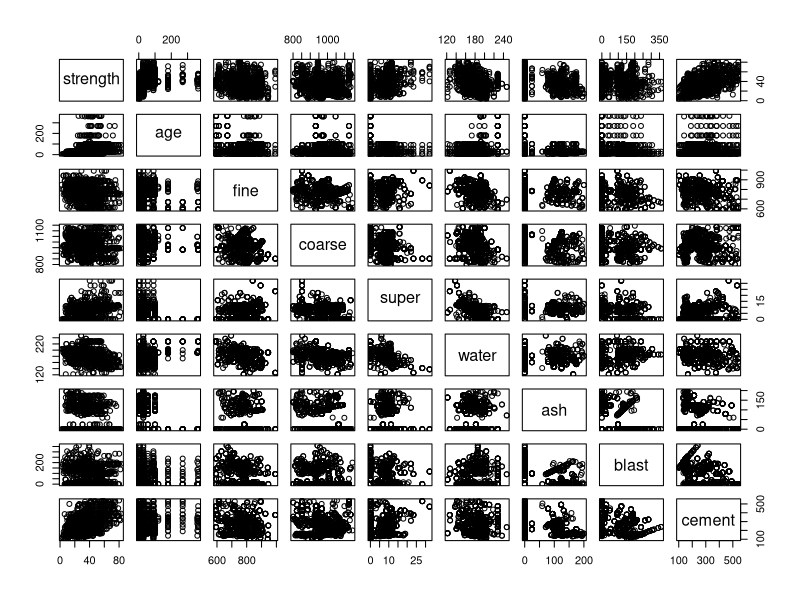
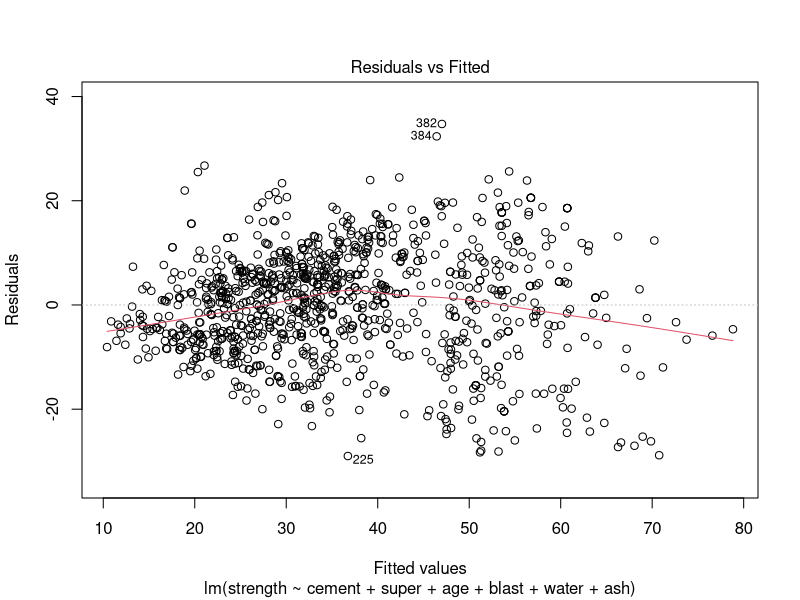
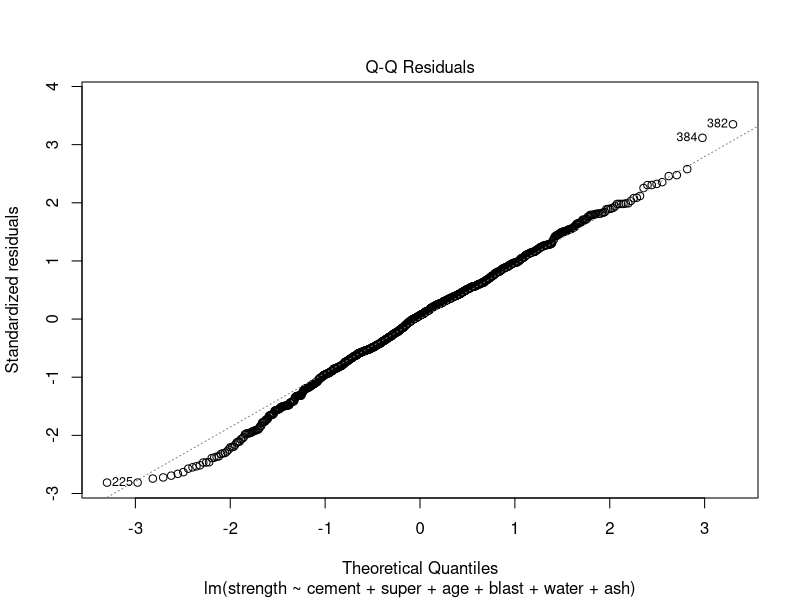
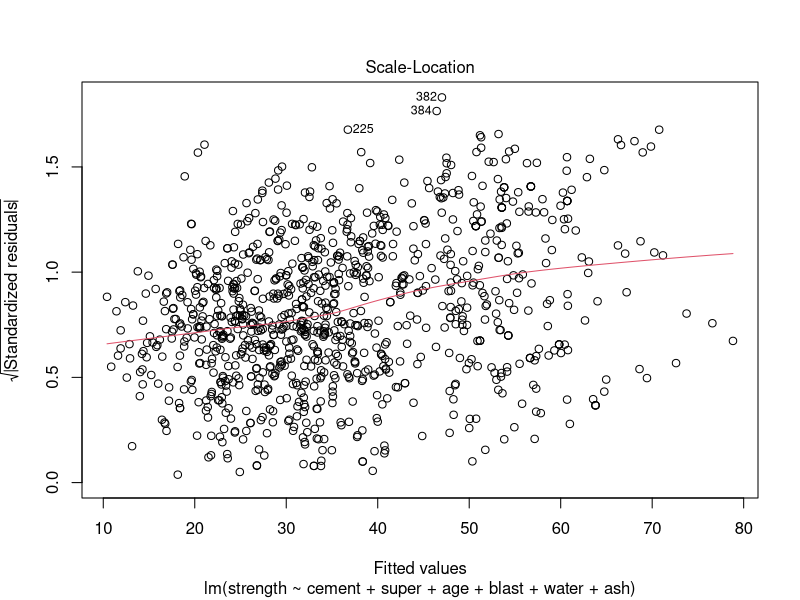
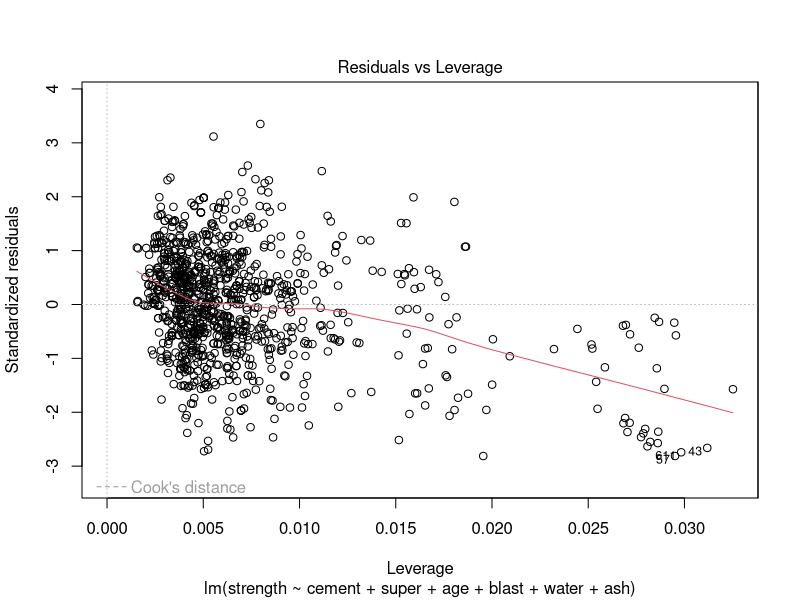
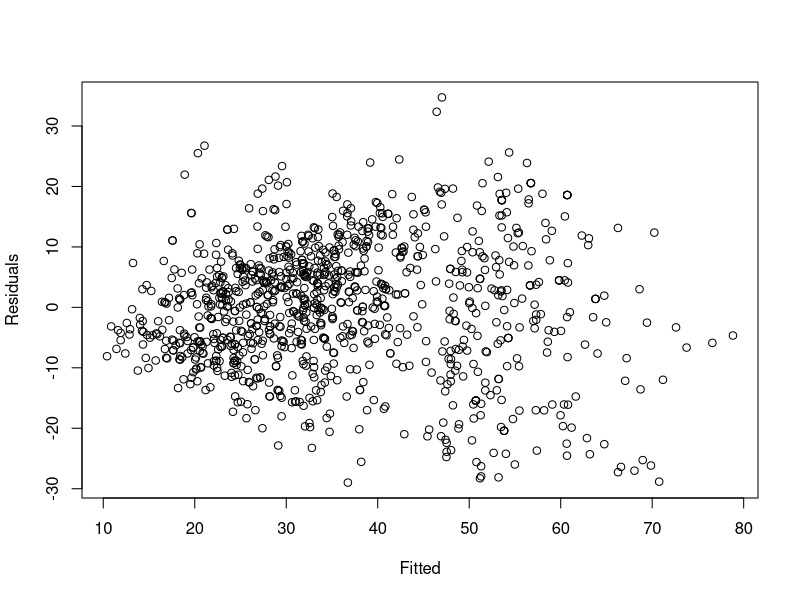
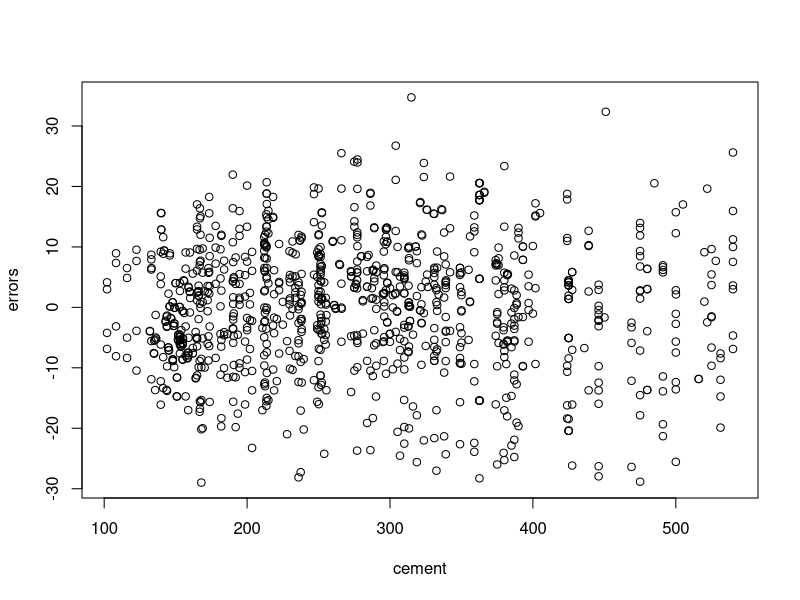
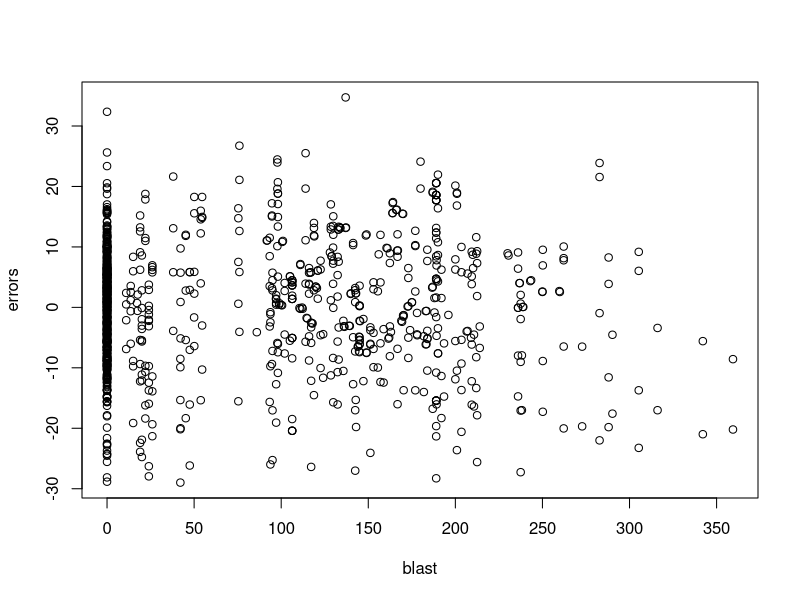

Recreate these plots in R, in order. (Note: this script raises an error after producing the figures.)
library(leaps)
library(MASS)

data=read.table("Concrete_Data.txt", sep="\t", header=TRUE)
names(data)<-c("Cement", "Blast Furnace", "Ash", "Water", "SuperPlasticizer", "CoarseAgg",
               "FineAgg", "Age", "Strength")

cement=data$Cement
blast=data$`Blast Furnace`
ash=data$Ash
water=data$Water
super=data$SuperPlasticizer
coarse=data$CoarseAgg
fine=data$FineAgg
age=data$Age
strength=data$Strength

# Scatterplot Matrix of predictors
pairs(~strength + age + fine + coarse + super + water + ash + blast + cement)

# Check the correlation matrix for any high correlation values
cor(data)

# Apply stepwise regression
basemod=lm(strength~1)
stepmod=lm(strength ~ age + fine + coarse + super + water + ash + blast + cement)
step(basemod, scope = list(lower=basemod, upper=stepmod))

stepwise=lm(strength ~ cement + super + age + blast + water + 
              ash)

fittedstep=fitted(stepwise)
errors=strength-fittedstep

summary(stepwise)

# Check for interaction terms
super2=super^2
superage=super*age
cementwater=cement*water
cementage=cement*age

estimate=fitted(stepwise)
errors=strength-estimate

plot(stepwise)
plot(estimate, errors, ylab="Residuals", xlab="Fitted")
plot(cement, errors)
plot(blast, errors)
plot(ash, errors)
plot(water, errors)
plot(age, errors)
plot(super, errors)
plot(super2, errors)
plot(superage, errors)
shapiro.test(errors)
qqnorm(errors)
qqline(errors)

# F-tests to see which terms to add
add1(stepwise, ~.+super2+superage+cementwater+cementage, test="F")

# From the general linear F Test we add super^2 and apply again
stepwise=lm(strength ~ cement + super + age + blast + water + 
              ash+ super*age)

# F-tests to see which terms to add
add1(stepwise, ~.+super2+superage+cementwater+cementage, test="F")

stepwise=lm(strength ~ cement + super + age + blast + water + 
              ash+ super*age + I(super^2))

estimate=fitted(stepwise)
errors=strength-estimate

plot(stepwise)
plot(estimate, errors, ylab="Residuals", xlab="Fitted")
plot(cement, errors)
plot(blast, errors)
plot(ash, errors)
plot(water, errors)
plot(age, errors)
plot(super, errors)
plot(super2, errors)
plot(superage, errors)
shapiro.test(errors)
qqnorm(errors)
qqline(errors)

# Log transform age because non-linear
stepwise=lm(strength ~ cement + super + log(age) + blast + water + 
              ash+ super*log(age) + I(super^2))

estimate=fitted(stepwise)
errors=strength-estimate

plot(stepwise)
plot(estimate, errors, ylab="Residuals", xlab="Fitted")
plot(cement, errors)
plot(blast, errors)
plot(ash, errors)
plot(water, errors)
plot(age, errors)
plot(super, errors)
plot(super2, errors)
plot(superage, errors)
shapiro.test(errors)
qqnorm(errors)
qqline(errors)


# Try Box-Cox transform for fanning effect
trans=boxcox(strength ~ cement + super + log(age) + blast + water + 
              ash+ super*log(age)+ I(super^2), data=data, lambda=seq(0, 1, length=10))

str=strength^(0.6)
stepwise2=lm(str ~ cement + super + log(age) + blast + water + 
              ash+ super*log(age)+ I(super^2) )
estimate=fitted(stepwise2)
errors=strength-estimate
plot(estimate, errors, xlab="Fitted", ylab="Residuals")
plot(stepwise2)

qqnorm(errors)
qqline(errors)

# Check Cook's Distance for influential points
cookdist=(cooks.distance(stepwise))
plot(cookdist)

# DFFITS Line for influential points
dfvals=(dffits(stepwise))
cutoff=2*sqrt((10/(n-10-1)))
plot(dfvals)
abline(h=0.1981267, col='red')

# Find externally studentized residual
r_ext=sort(rstudent(stepwise))
n<-length(strength)
r_ext[n]

# Delete externally studentized residual
data<-data[-382,]
rownames(data) <- 1:nrow(data)

cement=data$Cement
blast=data$`Blast Furnace`
ash=data$Ash
water=data$Water
super=data$SuperPlasticizer
coarse=data$CoarseAgg
fine=data$FineAgg
age=data$Age
strength=data$Strength

stepwise=lm(strength ~ cement + super + log(age) + blast + water + 
              ash+ super*log(age)+ I(super^2) )

# Check whether interaction term cement*water has effect on concrete strength
stepwise2=lm(strength ~ cement + super + log(age) + blast + water + 
               ash+ super*log(age)+ I(super^2) + cement*water )

anova(stepwise, stepwise2)

fit=fitted(stepwise)
errors=strength-fit
shapiro.test(errors)

# Prediction Interval for strength
p1=data.frame(blast=0, ash=0, cement=mean(cement), water=mean(water), super=mean(super),
              age=mean(age))

predictstr=predict(stepwise, p1, se.fit = TRUE, interval = "prediction", level = 0.95)
print(predictstr$fit)

# Confidence interval for strength
p2=data.frame(blast=mean(blast), ash=mean(ash), cement=mean(cement), water=mean(water), super=mean(super), age=365)

confstr=predict(stepwise, p2, se.fit = TRUE, interval = "confidence", level = 0.95)
print(confstr$fit)
